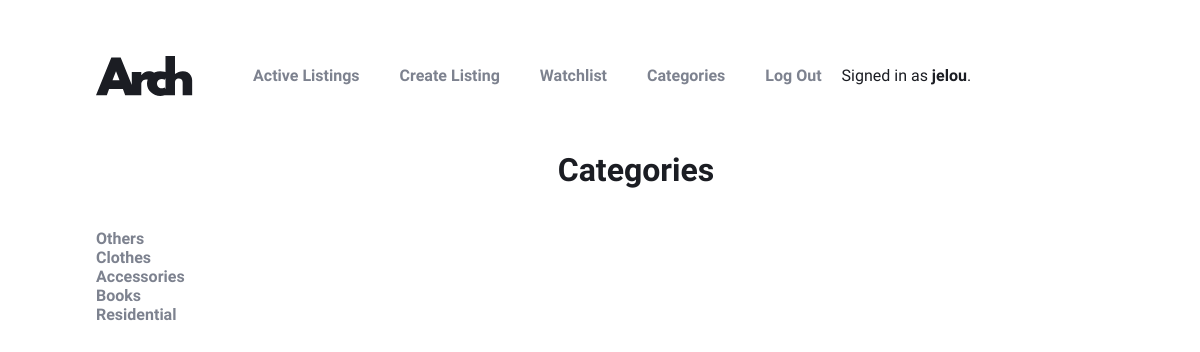
The page /categories (signed in) on the database its author committed.
### auctions/models.py (models this page shows, shortened)
class User(AbstractUser):
    pass

class AuctionCategories(models.Model):
    category = models.CharField(max_length=64)

### auctions/views.py (the view)
# urls.py: path("categories", views.categories, name="categories"),
def categories(request):
    return render(request, "auctions/categories.html", {
        "categories": AuctionCategories.objects.all
    })

### auctions/templates/auctions/categories.html
{% extends "auctions/layout.html" %}
{% block body %}
    <h2>Categories</h2>
    {% for category in categories %}
    <div>
        <a href="{% url 'category' category.category|lower %}"><h3> {{ category.category }} </h3></a>
    </div>
    {% endfor %}
{% endblock %}

### auctions/templates/auctions/layout.html (shortened to what this page needs)
{% load static %}
<!DOCTYPE html>
<html lang="en">
    <head>
        <link href="{% static 'auctions/styles.css' %}" rel="stylesheet">
    </head>
    <body>
        <nav>
            <div class="logo">
              <img src="{% static 'auctions/logo.svg' %}" alt="logo" />
            </div>
            <ul class="nav">
                <li class="nav-links">
                    <a href="{% url 'index' %}">Active Listings</a>
                </li>
                <li class="nav-links">
                    <a href="{% url 'create' %}">Create Listing</a>
                </li>
                <li class="nav-links">
                    <a href="{% url 'watchlist' %}">Watchlist</a>
                </li>
                <li class="nav-links">
                    <a href="{% url 'categories' %}">Categories</a>
                </li>
                {% if user.is_authenticated %}
                    <li class="nav-links">
                        <a href="{% url 'logout' %}">Log Out</a>
                    </li>
                {% endif %}
            </ul>
            <div>
                {% if user.is_authenticated %}
                    Signed in as <strong>{{ user.username }}</strong>.
                {% else %}
                    Not signed in.
                {% endif %}
            </div>
        </nav>
        {% block body %}
        {% endblock %}
    </body>
</html>

### auctions/static/auctions/styles.css (style rules this page uses)
:root { --dark-blue: #1B1D23; --dark-grey: #60636D; --medium-grey: #7D828F; --light-gray: #C8CCD8; --lighter-gray: #EEEFF4; --red: #DF5656; --font-primary: "Spartan", sans-serif; --font-weight-light: 300; --font-weight-medium: 500; --font-weight-strong: 700; --font-size-h1: 6rem; --font-size-h2: 3rem; --font-size-h3: 1rem; --font-size-h4: 1.35rem; --font-size-text: 1.15rem; }
body, h1, h2, h3, h4, h5, h6 { margin: 0; }
body { background-color: #ffffff; color: var(--dark-blue); font-family: var(--font-primary); font-weight: var(--font-weight-medium); }
h1, h2, h3 { font-weight: var(--font-weight-strong); }
h2 { font-size: var(--font-size-h2); font-size: clamp(2rem, 2vw, var(--font-size-h2)); text-align: center; padding-bottom: 40px; }
h3 { font-size: var(--font-size-h3); font-size: clamp(0.5rem, 2vw, var(--font-size-h3)); }
a { color: var(--medium-grey); font-weight: var(--font-weight-strong); text-decoration: none; }
li { list-style-type: none; }
body { margin: 0 8vw; width: 90vw; }
nav { display: flex; align-items: center; margin: 50px 0; }
.nav { display: flex; }
li { padding: 0 20px; }
.logo { width: 97px; height: 40px; margin-left: 164; }

### rows shown on the page
User: username "jelou"
AuctionCategories: category "Others"
AuctionCategories: category "Clothes"
AuctionCategories: category "Accessories"
AuctionCategories: category "Books"
AuctionCategories: category "Residential"
